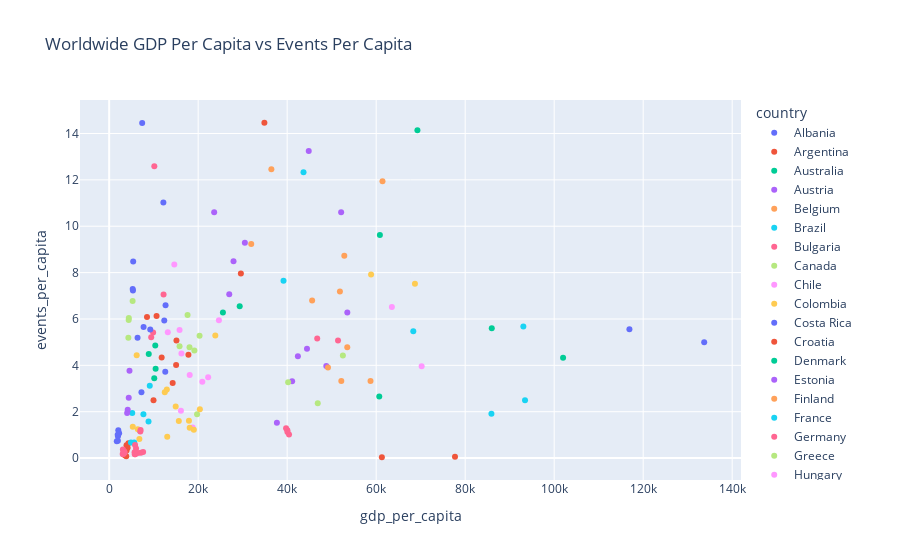
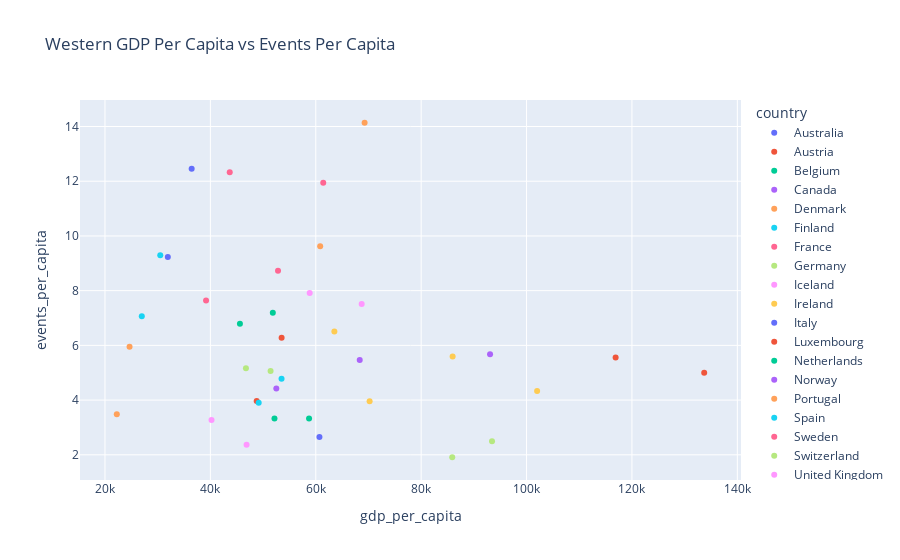
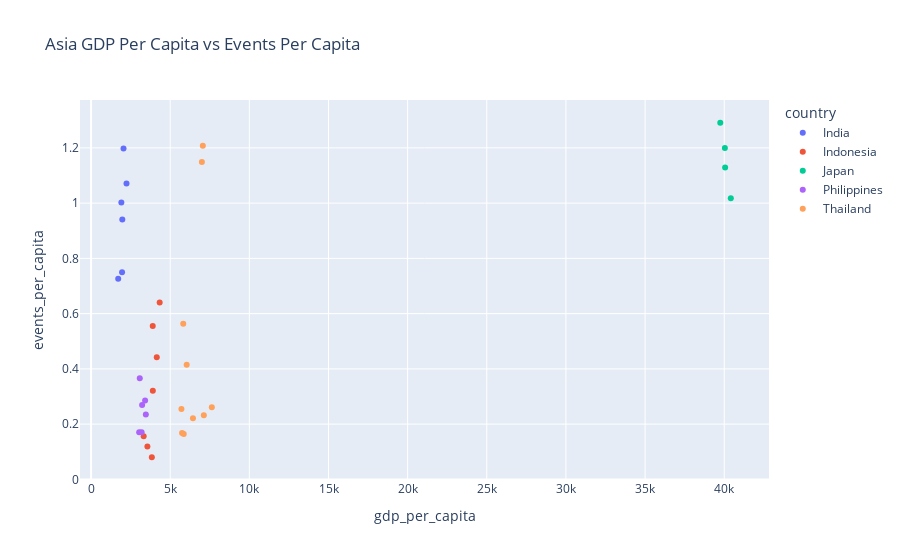
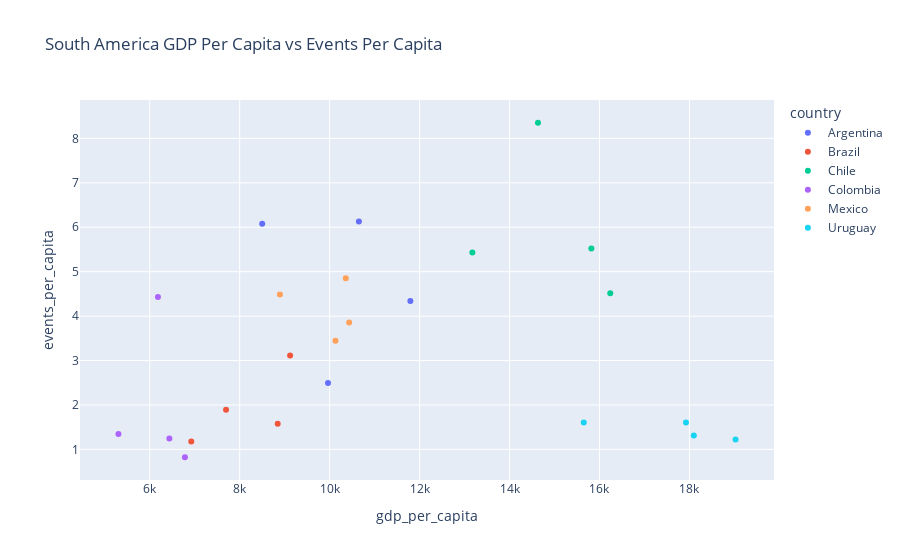

These figures' notebook cell, in order:
### Code cell
import plotly.express as px
fig = px.scatter(combined_data, x='gdp_per_capita', y='events_per_capita', color='country', title='Worldwide GDP Per Capita vs Events Per Capita')
fig.show()

# just show western countries
western_countries = ['Austria', 'Belgium', 'Denmark', 'Finland', 'France', 'Germany', 'Iceland', 'Ireland', 'Italy', 'Luxembourg', 'Netherlands', 'Norway', 'Portugal', 'Spain', 'Sweden', 'Switzerland', 'United Kingdom', 'Canada', 'United States', 'Australia']
western_data = combined_data[combined_data['country'].isin(western_countries)]
fig = px.scatter(western_data, x='gdp_per_capita', y='events_per_capita', color='country', title='Western GDP Per Capita vs Events Per Capita')
fig.show()

# just show the countries in Asia
asia_countries = ['India', 'Indonesia', 'Japan', 'Philippines', 'Thailand', 'South Korea', 'Taiwan']
asia_data = combined_data[combined_data['country'].isin(asia_countries)]
fig = px.scatter(asia_data, x='gdp_per_capita', y='events_per_capita', color='country', title='Asia GDP Per Capita vs Events Per Capita')
fig.show()

# just show the countries in South America
south_america_countries = ['Brazil', 'Mexico', 'Colombia', 'Argentina', 'Chile', 'Uruguay']
south_america_data = combined_data[combined_data['country'].isin(south_america_countries)]
fig = px.scatter(south_america_data, x='gdp_per_capita', y='events_per_capita', color='country', title='South America GDP Per Capita vs Events Per Capita')
fig.show()

# just show the countries in Africa
africa_countries = ['Albania', 'Bulgaria', 'Croatia', 'Czech Republic', 'Estonia', 'Greece', 'Hungary', 'Kosovo', 'Latvia', 'Lithuania', 'Malta', 'Poland', 'Romania', 'Serbia', 'Slovakia', 'Slovenia']
africa_data = combined_data[combined_data['country'].isin(africa_countries)]
fig = px.scatter(africa_data, x='gdp_per_capita', y='events_per_capita', color='country', title='Africa GDP Per Capita vs Events Per Capita')
fig.show()

### Figure 1 — Plotly figure (JSON) as saved in the notebook; plotly's stock layout.template omitted (floating-point values rounded to 4 significant figures)
{"data": [{"hovertemplate": "country=Albania<br>gdp_per_capita=%{x}<br>events_per_capita=%{y}<extra></extra>", "legendgroup": "Albania", "marker": {"color": "#636efa", "symbol": "circle"}, "mode": "markers", "name": "Albania", "orientation": "v", "showlegend": true, "type": "scatter", "x": [5288.0, 5396.0, 5343.0, 6377.0], "xaxis": "x", "y": [7.291, 8.479, 7.224, 5.193], "yaxis": "y"}, {"hovertemplate": "country=Argentina<br>gdp_per_capita=%{x}<br>events_per_capita=%{y}<extra></extra>", "legendgroup": "Argentina", "marker": {"color": "#EF553B", "symbol": "circle"}, "mode": "markers", "name": "Argentina", "orientation": "v", "showlegend": true, "type": "scatter", "x": [11800.0, 9964.0, 8501.0, 10650.0], "xaxis": "x", "y": [4.338, 2.492, 6.08, 6.13], "yaxis": "y"}, {"hovertemplate": "country=Australia<br>gdp_per_capita=%{x}<br>events_per_capita=%{y}<extra></extra>", "legendgroup": "Australia", "marker": {"color": "#00cc96", "symbol": "circle"}, "mode": "markers", "name": "Australia", "orientation": "v", "showlegend": true, "type": "scatter", "x": [60700.0], "xaxis": "x", "y": [2.651], "yaxis": "y"}, {"hovertemplate": "country=Austria<br>gdp_per_capita=%{x}<br>events_per_capita=%{y}<extra></extra>", "legendgroup": "Austria", "marker": {"color": "#ab63fa", "symbol": "circle"}, "mode": "markers", "name": "Austria", "orientation": "v", "showlegend": true, "type": "scatter", "x": [48790.0, 53520.0], "xaxis": "x", "y": [3.97, 6.275], "yaxis": "y"}, {"hovertemplate": "country=Belgium<br>gdp_per_capita=%{x}<br>events_per_capita=%{y}<extra></extra>", "legendgroup": "Belgium", "marker": {"color": "#FFA15A", "symbol": "circle"}, "mode": "markers", "name": "Belgium", "orientation": "v", "showlegend": true, "type": "scatter", "x": [45610.0, 51850.0], "xaxis": "x", "y": [6.795, 7.19], "yaxis": "y"}, {"hovertemplate": "country=Brazil<br>gdp_per_capita=%{x}<br>events_per_capita=%{y}<extra></extra>", "legendgroup": "Brazil", "marker": {"color": "#19d3f3", "symbol": "circle"}, "mode": "markers", "name": "Brazil", "orientation": "v", "showlegend": true, "type": "scatter", "x": [9121.0, 8845.0, 6924.0, 7697.0], "xaxis": "x", "y": [3.116, 1.58, 1.179, 1.894], "yaxis": "y"}, {"hovertemplate": "country=Bulgaria<br>gdp_per_capita=%{x}<br>events_per_capita=%{y}<extra></extra>", "legendgroup": "Bulgaria", "marker": {"color": "#FF6692", "symbol": "circle"}, "mode": "markers", "name": "Bulgaria", "orientation": "v", "showlegend": true, "type": "scatter", "x": [9448.0, 9874.0, 10150.0, 12220.0], "xaxis": "x", "y": [5.21, 5.419, 12.59, 7.052], "yaxis": "y"}, {"hovertemplate": "country=Canada<br>gdp_per_capita=%{x}<br>events_per_capita=%{y}<extra></extra>", "legendgroup": "Canada", "marker": {"color": "#B6E880", "symbol": "circle"}, "mode": "markers", "name": "Canada", "orientation": "v", "showlegend": true, "type": "scatter", "x": [52520.0], "xaxis": "x", "y": [4.424], "yaxis": "y"}, {"hovertemplate": "country=Chile<br>gdp_per_capita=%{x}<br>events_per_capita=%{y}<extra></extra>", "legendgroup": "Chile", "marker": {"color": "#FF97FF", "symbol": "circle"}, "mode": "markers", "name": "Chile", "orientation": "v", "showlegend": true, "type": "scatter", "x": [15820.0, 14630.0, 13170.0, 16240.0], "xaxis": "x", "y": [5.524, 8.351, 5.43, 4.514], "yaxis": "y"}, {"hovertemplate": "country=Colombia<br>gdp_per_capita=%{x}<br>events_per_capita=%{y}<extra></extra>", "legendgroup": "Colombia", "marker": {"color": "#FECB52", "symbol": "circle"}, "mode": "markers", "name": "Colombia", "orientation": "v", "showlegend": true, "type": "scatter", "x": [6782.0, 6437.0, 5304.0, 6183.0], "xaxis": "x", "y": [0.8239, 1.243, 1.347, 4.432], "yaxis": "y"}, {"hovertemplate": "country=Costa Rica<br>gdp_per_capita=%{x}<br>events_per_capita=%{y}<extra></extra>", "legendgroup": "Costa Rica", "marker": {"color": "#636efa", "symbol": "circle"}, "mode": "markers", "name": "Costa Rica", "orientation": "v", "showlegend": true, "type": "scatter", "x": [12380.0, 12670.0, 12180.0, 12600.0], "xaxis": "x", "y": [5.932, 6.589, 11.03, 3.725], "yaxis": "y"}, {"hovertemplate": "country=Croatia<br>gdp_per_capita=%{x}<br>events_per_capita=%{y}<extra></extra>", "legendgroup": "Croatia", "marker": {"color": "#EF553B", "symbol": "circle"}, "mode": "markers", "name": "Croatia", "orientation": "v", "showlegend": true, "type": "scatter", "x": [15040.0, 15120.0, 14270.0, 17810.0], "xaxis": "x", "y": [4.012, 5.067, 3.236, 4.46], "yaxis": "y"}, {"hovertemplate": "country=Denmark<br>gdp_per_capita=%{x}<br>events_per_capita=%{y}<extra></extra>", "legendgroup": "Denmark", "marker": {"color": "#00cc96", "symbol": "circle"}, "mode": "markers", "name": "Denmark", "orientation": "v", "showlegend": true, "type": "scatter", "x": [60840.0, 69270.0], "xaxis": "x", "y": [9.62, 14.14], "yaxis": "y"}, {"hovertemplate": "country=Estonia<br>gdp_per_capita=%{x}<br>events_per_capita=%{y}<extra></extra>", "legendgroup": "Estonia", "marker": {"color": "#ab63fa", "symbol": "circle"}, "mode": "markers", "name": "Estonia", "orientation": "v", "showlegend": true, "type": "scatter", "x": [23600.0, 27940.0], "xaxis": "x", "y": [10.61, 8.49], "yaxis": "y"}, {"hovertemplate": "country=Finland<br>gdp_per_capita=%{x}<br>events_per_capita=%{y}<extra></extra>", "legendgroup": "Finland", "marker": {"color": "#FFA15A", "symbol": "circle"}, "mode": "markers", "name": "Finland", "orientation": "v", "showlegend": true, "type": "scatter", "x": [49170.0, 53500.0], "xaxis": "x", "y": [3.906, 4.783], "yaxis": "y"}, {"hovertemplate": "country=France<br>gdp_per_capita=%{x}<br>events_per_capita=%{y}<extra></extra>", "legendgroup": "France", "marker": {"color": "#19d3f3", "symbol": "circle"}, "mode": "markers", "name": "France", "orientation": "v", "showlegend": true, "type": "scatter", "x": [39180.0, 43670.0], "xaxis": "x", "y": [7.644, 12.33], "yaxis": "y"}, {"hovertemplate": "country=Germany<br>gdp_per_capita=%{x}<br>events_per_capita=%{y}<extra></extra>", "legendgroup": "Germany", "marker": {"color": "#FF6692", "symbol": "circle"}, "mode": "markers", "name": "Germany", "orientation": "v", "showlegend": true, "type": "scatter", "x": [46750.0, 51430.0], "xaxis": "x", "y": [5.161, 5.066], "yaxis": "y"}, {"hovertemplate": "country=Greece<br>gdp_per_capita=%{x}<br>events_per_capita=%{y}<extra></extra>", "legendgroup": "Greece", "marker": {"color": "#B6E880", "symbol": "circle"}, "mode": "markers", "name": "Greece", "orientation": "v", "showlegend": true, "type": "scatter", "x": [19760.0, 19140.0, 17620.0, 20310.0], "xaxis": "x", "y": [1.891, 4.636, 6.169, 5.279], "yaxis": "y"}, {"hovertemplate": "country=Hungary<br>gdp_per_capita=%{x}<br>events_per_capita=%{y}<extra></extra>", "legendgroup": "Hungary", "marker": {"color": "#FF97FF", "symbol": "circle"}, "mode": "markers", "name": "Hungary", "orientation": "v", "showlegend": true, "type": "scatter", "x": [16130.0, 18750.0], "xaxis": "x", "y": [2.041, 1.318], "yaxis": "y"}, {"hovertemplate": "country=Iceland<br>gdp_per_capita=%{x}<br>events_per_capita=%{y}<extra></extra>", "legendgroup": "Iceland", "marker": {"color": "#FECB52", "symbol": "circle"}, "mode": "markers", "name": "Iceland", "orientation": "v", "showlegend": true, "type": "scatter", "x": [58850.0, 68710.0], "xaxis": "x", "y": [7.913, 7.516], "yaxis": "y"}, {"hovertemplate": "country=India<br>gdp_per_capita=%{x}<br>events_per_capita=%{y}<extra></extra>", "legendgroup": "India", "marker": {"color": "#636efa", "symbol": "circle"}, "mode": "markers", "name": "India", "orientation": "v", "showlegend": true, "type": "scatter", "x": [1714.0, 1958.0, 1974.0, 2050.0, 1913.0, 2238.0], "xaxis": "x", "y": [0.7266, 0.7496, 0.9403, 1.198, 1.003, 1.071], "yaxis": "y"}, {"hovertemplate": "country=Indonesia<br>gdp_per_capita=%{x}<br>events_per_capita=%{y}<extra></extra>", "legendgroup": "Indonesia", "marker": {"color": "#EF553B", "symbol": "circle"}, "mode": "markers", "name": "Indonesia", "orientation": "v", "showlegend": true, "type": "scatter", "x": [3323.0, 3559.0, 3840.0, 3903.0, 4151.0, 3896.0, 4334.0], "xaxis": "x", "y": [0.1559, 0.1192, 0.08015, 0.3213, 0.4425, 0.5554, 0.6404], "yaxis": "y"}, {"hovertemplate": "country=Ireland<br>gdp_per_capita=%{x}<br>events_per_capita=%{y}<extra></extra>", "legendgroup": "Ireland", "marker": {"color": "#00cc96", "symbol": "circle"}, "mode": "markers", "name": "Ireland", "orientation": "v", "showlegend": true, "type": "scatter", "x": [85970.0, 102000.0], "xaxis": "x", "y": [5.596, 4.331], "yaxis": "y"}, {"hovertemplate": "country=Israel<br>gdp_per_capita=%{x}<br>events_per_capita=%{y}<extra></extra>", "legendgroup": "Israel", "marker": {"color": "#ab63fa", "symbol": "circle"}, "mode": "markers", "name": "Israel", "orientation": "v", "showlegend": true, "type": "scatter", "x": [37690.0, 41110.0, 42410.0, 44450.0, 44850.0, 52130.0], "xaxis": "x", "y": [1.521, 3.317, 4.391, 4.716, 13.25, 10.61], "yaxis": "y"}, {"hovertemplate": "country=Italy<br>gdp_per_capita=%{x}<br>events_per_capita=%{y}<extra></extra>", "legendgroup": "Italy", "marker": {"color": "#FFA15A", "symbol": "circle"}, "mode": "markers", "name": "Italy", "orientation": "v", "showlegend": true, "type": "scatter", "x": [31920.0, 36450.0], "xaxis": "x", "y": [9.233, 12.46], "yaxis": "y"}, {"hovertemplate": "country=Jamaica<br>gdp_per_capita=%{x}<br>events_per_capita=%{y}<extra></extra>", "legendgroup": "Jamaica", "marker": {"color": "#19d3f3", "symbol": "circle"}, "mode": "markers", "name": "Jamaica", "orientation": "v", "showlegend": true, "type": "scatter", "x": [5594.0, 5626.0, 4897.0, 5184.0], "xaxis": "x", "y": [0.6402, 0.6752, 0.6737, 1.945], "yaxis": "y"}, {"hovertemplate": "country=Japan<br>gdp_per_capita=%{x}<br>events_per_capita=%{y}<extra></extra>", "legendgroup": "Japan", "marker": {"color": "#FF6692", "symbol": "circle"}, "mode": "markers", "name": "Japan", "orientation": "v", "showlegend": true, "type": "scatter", "x": [39750.0, 40420.0, 40040.0, 40060.0], "xaxis": "x", "y": [1.291, 1.018, 1.2, 1.129], "yaxis": "y"}, {"hovertemplate": "country=Kosovo<br>gdp_per_capita=%{x}<br>events_per_capita=%{y}<extra></extra>", "legendgroup": "Kosovo", "marker": {"color": "#B6E880", "symbol": "circle"}, "mode": "markers", "name": "Kosovo", "orientation": "v", "showlegend": true, "type": "scatter", "x": [4384.0, 4416.0, 4311.0, 5270.0], "xaxis": "x", "y": [5.954, 6.037, 5.195, 6.775], "yaxis": "y"}, {"hovertemplate": "country=Latvia<br>gdp_per_capita=%{x}<br>events_per_capita=%{y}<extra></extra>", "legendgroup": "Latvia", "marker": {"color": "#FF97FF", "symbol": "circle"}, "mode": "markers", "name": "Latvia", "orientation": "v", "showlegend": true, "type": "scatter", "x": [18100.0, 20930.0], "xaxis": "x", "y": [3.578, 3.29], "yaxis": "y"}, {"hovertemplate": "country=Lithuania<br>gdp_per_capita=%{x}<br>events_per_capita=%{y}<extra></extra>", "legendgroup": "Lithuania", "marker": {"color": "#FECB52", "symbol": "circle"}, "mode": "markers", "name": "Lithuania", "orientation": "v", "showlegend": true, "type": "scatter", "x": [20380.0, 23850.0], "xaxis": "x", "y": [2.111, 5.284], "yaxis": "y"}, {"hovertemplate": "country=Luxembourg<br>gdp_per_capita=%{x}<br>events_per_capita=%{y}<extra></extra>", "legendgroup": "Luxembourg", "marker": {"color": "#636efa", "symbol": "circle"}, "mode": "markers", "name": "Luxembourg", "orientation": "v", "showlegend": true, "type": "scatter", "x": [116900.0, 133700.0], "xaxis": "x", "y": [5.552, 5.0], "yaxis": "y"}, {"hovertemplate": "country=Malta<br>gdp_per_capita=%{x}<br>events_per_capita=%{y}<extra></extra>", "legendgroup": "Malta", "marker": {"color": "#EF553B", "symbol": "circle"}, "mode": "markers", "name": "Malta", "orientation": "v", "showlegend": true, "type": "scatter", "x": [29600.0, 34880.0], "xaxis": "x", "y": [7.956, 14.46], "yaxis": "y"}, {"hovertemplate": "country=Mexico<br>gdp_per_capita=%{x}<br>events_per_capita=%{y}<extra></extra>", "legendgroup": "Mexico", "marker": {"color": "#00cc96", "symbol": "circle"}, "mode": "markers", "name": "Mexico", "orientation": "v", "showlegend": true, "type": "scatter", "x": [10130.0, 10430.0, 8895.0, 10360.0], "xaxis": "x", "y": [3.444, 3.853, 4.484, 4.852], "yaxis": "y"}, {"hovertemplate": "country=Mongolia<br>gdp_per_capita=%{x}<br>events_per_capita=%{y}<extra></extra>", "legendgroup": "Mongolia", "marker": {"color": "#ab63fa", "symbol": "circle"}, "mode": "markers", "name": "Mongolia", "orientation": "v", "showlegend": true, "type": "scatter", "x": [4165.0, 4395.0, 4041.0, 4566.0], "xaxis": "x", "y": [2.086, 2.599, 1.943, 3.764], "yaxis": "y"}, {"hovertemplate": "country=Netherlands<br>gdp_per_capita=%{x}<br>events_per_capita=%{y}<extra></extra>", "legendgroup": "Netherlands", "marker": {"color": "#FFA15A", "symbol": "circle"}, "mode": "markers", "name": "Netherlands", "orientation": "v", "showlegend": true, "type": "scatter", "x": [52160.0, 58730.0], "xaxis": "x", "y": [3.325, 3.325], "yaxis": "y"}, {"hovertemplate": "country=Norway<br>gdp_per_capita=%{x}<br>events_per_capita=%{y}<extra></extra>", "legendgroup": "Norway", "marker": {"color": "#19d3f3", "symbol": "circle"}, "mode": "markers", "name": "Norway", "orientation": "v", "showlegend": true, "type": "scatter", "x": [68340.0, 93070.0], "xaxis": "x", "y": [5.465, 5.676], "yaxis": "y"}, {"hovertemplate": "country=Philippines<br>gdp_per_capita=%{x}<br>events_per_capita=%{y}<extra></extra>", "legendgroup": "Philippines", "marker": {"color": "#FF6692", "symbol": "circle"}, "mode": "markers", "name": "Philippines", "orientation": "v", "showlegend": true, "type": "scatter", "x": [3038.0, 3077.0, 3195.0, 3414.0, 3224.0, 3461.0], "xaxis": "x", "y": [0.1707, 0.3663, 0.1704, 0.2854, 0.2692, 0.2345], "yaxis": "y"}, {"hovertemplate": "country=Poland<br>gdp_per_capita=%{x}<br>events_per_capita=%{y}<extra></extra>", "legendgroup": "Poland", "marker": {"color": "#B6E880", "symbol": "circle"}, "mode": "markers", "name": "Poland", "orientation": "v", "showlegend": true, "type": "scatter", "x": [15820.0, 18050.0], "xaxis": "x", "y": [4.821, 4.784], "yaxis": "y"}, {"hovertemplate": "country=Portugal<br>gdp_per_capita=%{x}<br>events_per_capita=%{y}<extra></extra>", "legendgroup": "Portugal", "marker": {"color": "#FF97FF", "symbol": "circle"}, "mode": "markers", "name": "Portugal", "orientation": "v", "showlegend": true, "type": "scatter", "x": [22240.0, 24660.0], "xaxis": "x", "y": [3.486, 5.945], "yaxis": "y"}, {"hovertemplate": "country=Romania<br>gdp_per_capita=%{x}<br>events_per_capita=%{y}<extra></extra>", "legendgroup": "Romania", "marker": {"color": "#FECB52", "symbol": "circle"}, "mode": "markers", "name": "Romania", "orientation": "v", "showlegend": true, "type": "scatter", "x": [12490.0, 12960.0, 13050.0, 14950.0], "xaxis": "x", "y": [2.835, 2.958, 0.9239, 2.228], "yaxis": "y"}, {"hovertemplate": "country=Serbia<br>gdp_per_capita=%{x}<br>events_per_capita=%{y}<extra></extra>", "legendgroup": "Serbia", "marker": {"color": "#636efa", "symbol": "circle"}, "mode": "markers", "name": "Serbia", "orientation": "v", "showlegend": true, "type": "scatter", "x": [7252.0, 7417.0, 7734.0, 9233.0], "xaxis": "x", "y": [2.836, 14.46, 5.653, 5.546], "yaxis": "y"}, {"hovertemplate": "country=Singapore<br>gdp_per_capita=%{x}<br>events_per_capita=%{y}<extra></extra>", "legendgroup": "Singapore", "marker": {"color": "#EF553B", "symbol": "circle"}, "mode": "markers", "name": "Singapore", "orientation": "v", "showlegend": true, "type": "scatter", "x": [61270.0, 77710.0], "xaxis": "x", "y": [0.03518, 0.05501], "yaxis": "y"}, {"hovertemplate": "country=Slovenia<br>gdp_per_capita=%{x}<br>events_per_capita=%{y}<extra></extra>", "legendgroup": "Slovenia", "marker": {"color": "#00cc96", "symbol": "circle"}, "mode": "markers", "name": "Slovenia", "orientation": "v", "showlegend": true, "type": "scatter", "x": [25560.0, 29330.0], "xaxis": "x", "y": [6.278, 6.546], "yaxis": "y"}, {"hovertemplate": "country=Spain<br>gdp_per_capita=%{x}<br>events_per_capita=%{y}<extra></extra>", "legendgroup": "Spain", "marker": {"color": "#ab63fa", "symbol": "circle"}, "mode": "markers", "name": "Spain", "orientation": "v", "showlegend": true, "type": "scatter", "x": [26980.0, 30490.0], "xaxis": "x", "y": [7.068, 9.29], "yaxis": "y"}, {"hovertemplate": "country=Sweden<br>gdp_per_capita=%{x}<br>events_per_capita=%{y}<extra></extra>", "legendgroup": "Sweden", "marker": {"color": "#FFA15A", "symbol": "circle"}, "mode": "markers", "name": "Sweden", "orientation": "v", "showlegend": true, "type": "scatter", "x": [52840.0, 61420.0], "xaxis": "x", "y": [8.731, 11.94], "yaxis": "y"}, {"hovertemplate": "country=Switzerland<br>gdp_per_capita=%{x}<br>events_per_capita=%{y}<extra></extra>", "legendgroup": "Switzerland", "marker": {"color": "#19d3f3", "symbol": "circle"}, "mode": "markers", "name": "Switzerland", "orientation": "v", "showlegend": true, "type": "scatter", "x": [85900.0, 93450.0], "xaxis": "x", "y": [1.91, 2.493], "yaxis": "y"}, {"hovertemplate": "country=Thailand<br>gdp_per_capita=%{x}<br>events_per_capita=%{y}<extra></extra>", "legendgroup": "Thailand", "marker": {"color": "#FF6692", "symbol": "circle"}, "mode": "markers", "name": "Thailand", "orientation": "v", "showlegend": true, "type": "scatter", "x": [5749.0, 6041.0, 5822.0, 5709.0, 5854.0, 6437.0, 7125.0, 7629.0, 7002.0, 7061.0], "xaxis": "x", "y": [0.1677, 0.4154, 0.5632, 0.2546, 0.1643, 0.2214, 0.232, 0.2608, 1.149, 1.208], "yaxis": "y"}, {"hovertemplate": "country=United Kingdom<br>gdp_per_capita=%{x}<br>events_per_capita=%{y}<extra></extra>", "legendgroup": "United Kingdom", "marker": {"color": "#B6E880", "symbol": "circle"}, "mode": "markers", "name": "United Kingdom", "orientation": "v", "showlegend": true, "type": "scatter", "x": [40220.0, 46870.0], "xaxis": "x", "y": [3.274, 2.365], "yaxis": "y"}, {"hovertemplate": "country=United States<br>gdp_per_capita=%{x}<br>events_per_capita=%{y}<extra></extra>", "legendgroup": "United States", "marker": {"color": "#FF97FF", "symbol": "circle"}, "mode": "markers", "name": "United States", "orientation": "v", "showlegend": true, "type": "scatter", "x": [63530.0, 70220.0], "xaxis": "x", "y": [6.511, 3.96], "yaxis": "y"}, {"hovertemplate": "country=Uruguay<br>gdp_per_capita=%{x}<br>events_per_capita=%{y}<extra></extra>", "legendgroup": "Uruguay", "marker": {"color": "#FECB52", "symbol": "circle"}, "mode": "markers", "name": "Uruguay", "orientation": "v", "showlegend": true, "type": "scatter", "x": [19030.0, 18100.0, 15650.0, 17920.0], "xaxis": "x", "y": [1.226, 1.313, 1.604, 1.605], "yaxis": "y"}], "layout": {"legend": {"title": {"text": "country"}, "tracegroupgap": 0}, "title": {"text": "Worldwide GDP Per Capita vs Events Per Capita"}, "xaxis": {"anchor": "y", "domain": [0, 1], "title": {"text": "gdp_per_capita"}}, "yaxis": {"anchor": "x", "domain": [0, 1], "title": {"text": "events_per_capita"}}}}

### Figure 2 — Plotly figure (JSON) as saved in the notebook; plotly's stock layout.template omitted (floating-point values rounded to 4 significant figures)
{"data": [{"hovertemplate": "country=Australia<br>gdp_per_capita=%{x}<br>events_per_capita=%{y}<extra></extra>", "legendgroup": "Australia", "marker": {"color": "#636efa", "symbol": "circle"}, "mode": "markers", "name": "Australia", "orientation": "v", "showlegend": true, "type": "scatter", "x": [60700.0], "xaxis": "x", "y": [2.651], "yaxis": "y"}, {"hovertemplate": "country=Austria<br>gdp_per_capita=%{x}<br>events_per_capita=%{y}<extra></extra>", "legendgroup": "Austria", "marker": {"color": "#EF553B", "symbol": "circle"}, "mode": "markers", "name": "Austria", "orientation": "v", "showlegend": true, "type": "scatter", "x": [48790.0, 53520.0], "xaxis": "x", "y": [3.97, 6.275], "yaxis": "y"}, {"hovertemplate": "country=Belgium<br>gdp_per_capita=%{x}<br>events_per_capita=%{y}<extra></extra>", "legendgroup": "Belgium", "marker": {"color": "#00cc96", "symbol": "circle"}, "mode": "markers", "name": "Belgium", "orientation": "v", "showlegend": true, "type": "scatter", "x": [45610.0, 51850.0], "xaxis": "x", "y": [6.795, 7.19], "yaxis": "y"}, {"hovertemplate": "country=Canada<br>gdp_per_capita=%{x}<br>events_per_capita=%{y}<extra></extra>", "legendgroup": "Canada", "marker": {"color": "#ab63fa", "symbol": "circle"}, "mode": "markers", "name": "Canada", "orientation": "v", "showlegend": true, "type": "scatter", "x": [52520.0], "xaxis": "x", "y": [4.424], "yaxis": "y"}, {"hovertemplate": "country=Denmark<br>gdp_per_capita=%{x}<br>events_per_capita=%{y}<extra></extra>", "legendgroup": "Denmark", "marker": {"color": "#FFA15A", "symbol": "circle"}, "mode": "markers", "name": "Denmark", "orientation": "v", "showlegend": true, "type": "scatter", "x": [60840.0, 69270.0], "xaxis": "x", "y": [9.62, 14.14], "yaxis": "y"}, {"hovertemplate": "country=Finland<br>gdp_per_capita=%{x}<br>events_per_capita=%{y}<extra></extra>", "legendgroup": "Finland", "marker": {"color": "#19d3f3", "symbol": "circle"}, "mode": "markers", "name": "Finland", "orientation": "v", "showlegend": true, "type": "scatter", "x": [49170.0, 53500.0], "xaxis": "x", "y": [3.906, 4.783], "yaxis": "y"}, {"hovertemplate": "country=France<br>gdp_per_capita=%{x}<br>events_per_capita=%{y}<extra></extra>", "legendgroup": "France", "marker": {"color": "#FF6692", "symbol": "circle"}, "mode": "markers", "name": "France", "orientation": "v", "showlegend": true, "type": "scatter", "x": [39180.0, 43670.0], "xaxis": "x", "y": [7.644, 12.33], "yaxis": "y"}, {"hovertemplate": "country=Germany<br>gdp_per_capita=%{x}<br>events_per_capita=%{y}<extra></extra>", "legendgroup": "Germany", "marker": {"color": "#B6E880", "symbol": "circle"}, "mode": "markers", "name": "Germany", "orientation": "v", "showlegend": true, "type": "scatter", "x": [46750.0, 51430.0], "xaxis": "x", "y": [5.161, 5.066], "yaxis": "y"}, {"hovertemplate": "country=Iceland<br>gdp_per_capita=%{x}<br>events_per_capita=%{y}<extra></extra>", "legendgroup": "Iceland", "marker": {"color": "#FF97FF", "symbol": "circle"}, "mode": "markers", "name": "Iceland", "orientation": "v", "showlegend": true, "type": "scatter", "x": [58850.0, 68710.0], "xaxis": "x", "y": [7.913, 7.516], "yaxis": "y"}, {"hovertemplate": "country=Ireland<br>gdp_per_capita=%{x}<br>events_per_capita=%{y}<extra></extra>", "legendgroup": "Ireland", "marker": {"color": "#FECB52", "symbol": "circle"}, "mode": "markers", "name": "Ireland", "orientation": "v", "showlegend": true, "type": "scatter", "x": [85970.0, 102000.0], "xaxis": "x", "y": [5.596, 4.331], "yaxis": "y"}, {"hovertemplate": "country=Italy<br>gdp_per_capita=%{x}<br>events_per_capita=%{y}<extra></extra>", "legendgroup": "Italy", "marker": {"color": "#636efa", "symbol": "circle"}, "mode": "markers", "name": "Italy", "orientation": "v", "showlegend": true, "type": "scatter", "x": [31920.0, 36450.0], "xaxis": "x", "y": [9.233, 12.46], "yaxis": "y"}, {"hovertemplate": "country=Luxembourg<br>gdp_per_capita=%{x}<br>events_per_capita=%{y}<extra></extra>", "legendgroup": "Luxembourg", "marker": {"color": "#EF553B", "symbol": "circle"}, "mode": "markers", "name": "Luxembourg", "orientation": "v", "showlegend": true, "type": "scatter", "x": [116900.0, 133700.0], "xaxis": "x", "y": [5.552, 5.0], "yaxis": "y"}, {"hovertemplate": "country=Netherlands<br>gdp_per_capita=%{x}<br>events_per_capita=%{y}<extra></extra>", "legendgroup": "Netherlands", "marker": {"color": "#00cc96", "symbol": "circle"}, "mode": "markers", "name": "Netherlands", "orientation": "v", "showlegend": true, "type": "scatter", "x": [52160.0, 58730.0], "xaxis": "x", "y": [3.325, 3.325], "yaxis": "y"}, {"hovertemplate": "country=Norway<br>gdp_per_capita=%{x}<br>events_per_capita=%{y}<extra></extra>", "legendgroup": "Norway", "marker": {"color": "#ab63fa", "symbol": "circle"}, "mode": "markers", "name": "Norway", "orientation": "v", "showlegend": true, "type": "scatter", "x": [68340.0, 93070.0], "xaxis": "x", "y": [5.465, 5.676], "yaxis": "y"}, {"hovertemplate": "country=Portugal<br>gdp_per_capita=%{x}<br>events_per_capita=%{y}<extra></extra>", "legendgroup": "Portugal", "marker": {"color": "#FFA15A", "symbol": "circle"}, "mode": "markers", "name": "Portugal", "orientation": "v", "showlegend": true, "type": "scatter", "x": [22240.0, 24660.0], "xaxis": "x", "y": [3.486, 5.945], "yaxis": "y"}, {"hovertemplate": "country=Spain<br>gdp_per_capita=%{x}<br>events_per_capita=%{y}<extra></extra>", "legendgroup": "Spain", "marker": {"color": "#19d3f3", "symbol": "circle"}, "mode": "markers", "name": "Spain", "orientation": "v", "showlegend": true, "type": "scatter", "x": [26980.0, 30490.0], "xaxis": "x", "y": [7.068, 9.29], "yaxis": "y"}, {"hovertemplate": "country=Sweden<br>gdp_per_capita=%{x}<br>events_per_capita=%{y}<extra></extra>", "legendgroup": "Sweden", "marker": {"color": "#FF6692", "symbol": "circle"}, "mode": "markers", "name": "Sweden", "orientation": "v", "showlegend": true, "type": "scatter", "x": [52840.0, 61420.0], "xaxis": "x", "y": [8.731, 11.94], "yaxis": "y"}, {"hovertemplate": "country=Switzerland<br>gdp_per_capita=%{x}<br>events_per_capita=%{y}<extra></extra>", "legendgroup": "Switzerland", "marker": {"color": "#B6E880", "symbol": "circle"}, "mode": "markers", "name": "Switzerland", "orientation": "v", "showlegend": true, "type": "scatter", "x": [85900.0, 93450.0], "xaxis": "x", "y": [1.91, 2.493], "yaxis": "y"}, {"hovertemplate": "country=United Kingdom<br>gdp_per_capita=%{x}<br>events_per_capita=%{y}<extra></extra>", "legendgroup": "United Kingdom", "marker": {"color": "#FF97FF", "symbol": "circle"}, "mode": "markers", "name": "United Kingdom", "orientation": "v", "showlegend": true, "type": "scatter", "x": [40220.0, 46870.0], "xaxis": "x", "y": [3.274, 2.365], "yaxis": "y"}, {"hovertemplate": "country=United States<br>gdp_per_capita=%{x}<br>events_per_capita=%{y}<extra></extra>", "legendgroup": "United States", "marker": {"color": "#FECB52", "symbol": "circle"}, "mode": "markers", "name": "United States", "orientation": "v", "showlegend": true, "type": "scatter", "x": [63530.0, 70220.0], "xaxis": "x", "y": [6.511, 3.96], "yaxis": "y"}], "layout": {"legend": {"title": {"text": "country"}, "tracegroupgap": 0}, "title": {"text": "Western GDP Per Capita vs Events Per Capita"}, "xaxis": {"anchor": "y", "domain": [0, 1], "title": {"text": "gdp_per_capita"}}, "yaxis": {"anchor": "x", "domain": [0, 1], "title": {"text": "events_per_capita"}}}}

### Figure 3 — Plotly figure (JSON) as saved in the notebook; plotly's stock layout.template omitted (floating-point values rounded to 4 significant figures)
{"data": [{"hovertemplate": "country=India<br>gdp_per_capita=%{x}<br>events_per_capita=%{y}<extra></extra>", "legendgroup": "India", "marker": {"color": "#636efa", "symbol": "circle"}, "mode": "markers", "name": "India", "orientation": "v", "showlegend": true, "type": "scatter", "x": [1714.0, 1958.0, 1974.0, 2050.0, 1913.0, 2238.0], "xaxis": "x", "y": [0.7266, 0.7496, 0.9403, 1.198, 1.003, 1.071], "yaxis": "y"}, {"hovertemplate": "country=Indonesia<br>gdp_per_capita=%{x}<br>events_per_capita=%{y}<extra></extra>", "legendgroup": "Indonesia", "marker": {"color": "#EF553B", "symbol": "circle"}, "mode": "markers", "name": "Indonesia", "orientation": "v", "showlegend": true, "type": "scatter", "x": [3323.0, 3559.0, 3840.0, 3903.0, 4151.0, 3896.0, 4334.0], "xaxis": "x", "y": [0.1559, 0.1192, 0.08015, 0.3213, 0.4425, 0.5554, 0.6404], "yaxis": "y"}, {"hovertemplate": "country=Japan<br>gdp_per_capita=%{x}<br>events_per_capita=%{y}<extra></extra>", "legendgroup": "Japan", "marker": {"color": "#00cc96", "symbol": "circle"}, "mode": "markers", "name": "Japan", "orientation": "v", "showlegend": true, "type": "scatter", "x": [39750.0, 40420.0, 40040.0, 40060.0], "xaxis": "x", "y": [1.291, 1.018, 1.2, 1.129], "yaxis": "y"}, {"hovertemplate": "country=Philippines<br>gdp_per_capita=%{x}<br>events_per_capita=%{y}<extra></extra>", "legendgroup": "Philippines", "marker": {"color": "#ab63fa", "symbol": "circle"}, "mode": "markers", "name": "Philippines", "orientation": "v", "showlegend": true, "type": "scatter", "x": [3038.0, 3077.0, 3195.0, 3414.0, 3224.0, 3461.0], "xaxis": "x", "y": [0.1707, 0.3663, 0.1704, 0.2854, 0.2692, 0.2345], "yaxis": "y"}, {"hovertemplate": "country=Thailand<br>gdp_per_capita=%{x}<br>events_per_capita=%{y}<extra></extra>", "legendgroup": "Thailand", "marker": {"color": "#FFA15A", "symbol": "circle"}, "mode": "markers", "name": "Thailand", "orientation": "v", "showlegend": true, "type": "scatter", "x": [5749.0, 6041.0, 5822.0, 5709.0, 5854.0, 6437.0, 7125.0, 7629.0, 7002.0, 7061.0], "xaxis": "x", "y": [0.1677, 0.4154, 0.5632, 0.2546, 0.1643, 0.2214, 0.232, 0.2608, 1.149, 1.208], "yaxis": "y"}], "layout": {"legend": {"title": {"text": "country"}, "tracegroupgap": 0}, "title": {"text": "Asia GDP Per Capita vs Events Per Capita"}, "xaxis": {"anchor": "y", "domain": [0, 1], "title": {"text": "gdp_per_capita"}}, "yaxis": {"anchor": "x", "domain": [0, 1], "title": {"text": "events_per_capita"}}}}

### Figure 4 — Plotly figure (JSON) as saved in the notebook; plotly's stock layout.template omitted (floating-point values rounded to 4 significant figures)
{"data": [{"hovertemplate": "country=Argentina<br>gdp_per_capita=%{x}<br>events_per_capita=%{y}<extra></extra>", "legendgroup": "Argentina", "marker": {"color": "#636efa", "symbol": "circle"}, "mode": "markers", "name": "Argentina", "orientation": "v", "showlegend": true, "type": "scatter", "x": [11800.0, 9964.0, 8501.0, 10650.0], "xaxis": "x", "y": [4.338, 2.492, 6.08, 6.13], "yaxis": "y"}, {"hovertemplate": "country=Brazil<br>gdp_per_capita=%{x}<br>events_per_capita=%{y}<extra></extra>", "legendgroup": "Brazil", "marker": {"color": "#EF553B", "symbol": "circle"}, "mode": "markers", "name": "Brazil", "orientation": "v", "showlegend": true, "type": "scatter", "x": [9121.0, 8845.0, 6924.0, 7697.0], "xaxis": "x", "y": [3.116, 1.58, 1.179, 1.894], "yaxis": "y"}, {"hovertemplate": "country=Chile<br>gdp_per_capita=%{x}<br>events_per_capita=%{y}<extra></extra>", "legendgroup": "Chile", "marker": {"color": "#00cc96", "symbol": "circle"}, "mode": "markers", "name": "Chile", "orientation": "v", "showlegend": true, "type": "scatter", "x": [15820.0, 14630.0, 13170.0, 16240.0], "xaxis": "x", "y": [5.524, 8.351, 5.43, 4.514], "yaxis": "y"}, {"hovertemplate": "country=Colombia<br>gdp_per_capita=%{x}<br>events_per_capita=%{y}<extra></extra>", "legendgroup": "Colombia", "marker": {"color": "#ab63fa", "symbol": "circle"}, "mode": "markers", "name": "Colombia", "orientation": "v", "showlegend": true, "type": "scatter", "x": [6782.0, 6437.0, 5304.0, 6183.0], "xaxis": "x", "y": [0.8239, 1.243, 1.347, 4.432], "yaxis": "y"}, {"hovertemplate": "country=Mexico<br>gdp_per_capita=%{x}<br>events_per_capita=%{y}<extra></extra>", "legendgroup": "Mexico", "marker": {"color": "#FFA15A", "symbol": "circle"}, "mode": "markers", "name": "Mexico", "orientation": "v", "showlegend": true, "type": "scatter", "x": [10130.0, 10430.0, 8895.0, 10360.0], "xaxis": "x", "y": [3.444, 3.853, 4.484, 4.852], "yaxis": "y"}, {"hovertemplate": "country=Uruguay<br>gdp_per_capita=%{x}<br>events_per_capita=%{y}<extra></extra>", "legendgroup": "Uruguay", "marker": {"color": "#19d3f3", "symbol": "circle"}, "mode": "markers", "name": "Uruguay", "orientation": "v", "showlegend": true, "type": "scatter", "x": [19030.0, 18100.0, 15650.0, 17920.0], "xaxis": "x", "y": [1.226, 1.313, 1.604, 1.605], "yaxis": "y"}], "layout": {"legend": {"title": {"text": "country"}, "tracegroupgap": 0}, "title": {"text": "South America GDP Per Capita vs Events Per Capita"}, "xaxis": {"anchor": "y", "domain": [0, 1], "title": {"text": "gdp_per_capita"}}, "yaxis": {"anchor": "x", "domain": [0, 1], "title": {"text": "events_per_capita"}}}}
